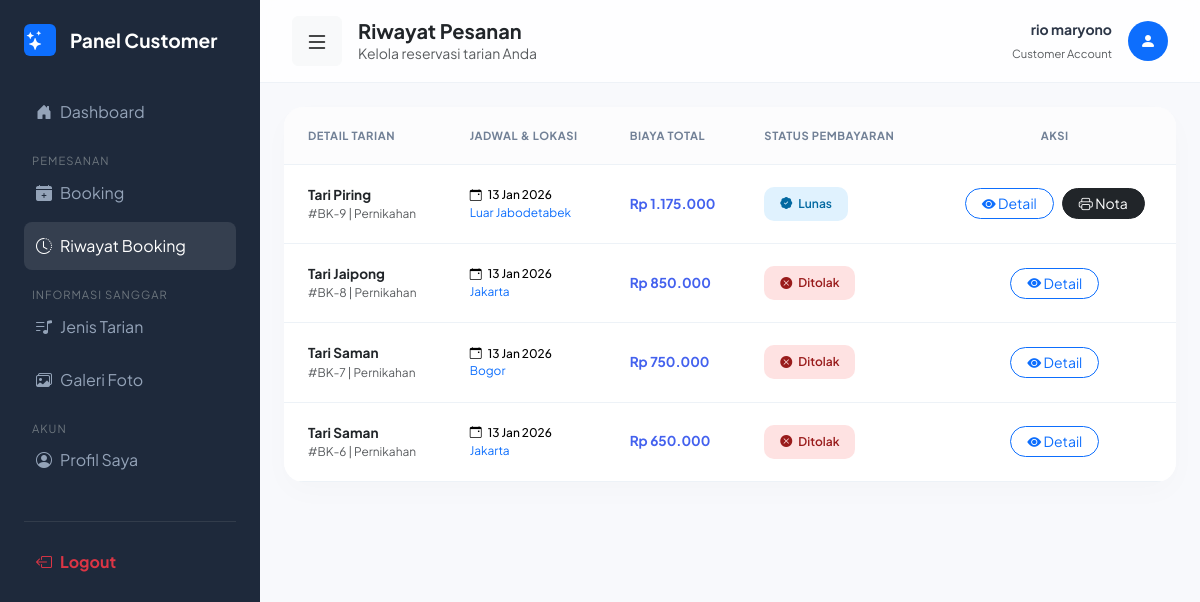
Screenshot of /customer/riwayat_booking.php (signed in) with the database file from the repository.
### tables this page shows
CREATE TABLE `bookings` (
  `id` int NOT NULL,
  `user_id` int NOT NULL,
  `kategori_alamat` text,
  `kategori_daerah` varchar(100) DEFAULT NULL,
  `id_tarian` int NOT NULL,
  `jenis_acara` varchar(50) DEFAULT NULL,
  `tanggal_booking` date NOT NULL,
  `jam_mulai` time NOT NULL,
  `total_harga` int DEFAULT NULL,
  `durasi_jam` int DEFAULT '1',
  `jumlah_penari` int DEFAULT '1',
  `status` enum('pending','diterima','ditolak') DEFAULT 'pending',
  `catatan` text,
  `alasan_tolak` text,
  `created_at` timestamp NULL DEFAULT CURRENT_TIMESTAMP,
  `bukti_pembayaran` varchar(255) DEFAULT NULL,
  `status_bayar` enum('belum','menunggu verifikasi','lunas') DEFAULT 'belum'
);

CREATE TABLE `tarian` (
  `id` int NOT NULL,
  `nama_tarian` varchar(100) NOT NULL,
  `asal_daerah` varchar(100) DEFAULT NULL,
  `harga_dasar` int DEFAULT NULL,
  `alamat` varchar(255) DEFAULT NULL,
  `deskripsi` text,
  `gambar` varchar(255) DEFAULT NULL,
  `minimal_penari` int DEFAULT '1'
);

### customer/riwayat_booking.php (the view, shortened to what this page needs)
<?php
include "../config/koneksi.php";
$conn = $koneksi;
$user_id = $_SESSION['user_id'];
$nama    = $_SESSION['nama_lengkap'];
$query = "SELECT bookings.*, tarian.nama_tarian
          FROM bookings
          LEFT JOIN tarian ON bookings.id_tarian = tarian.id
          WHERE bookings.user_id = ?
          ORDER BY bookings.id DESC";
$stmt = $conn->prepare($query);
$stmt->bind_param("i", $user_id);
$stmt->execute();
$result = $stmt->get_result();
?>
<!DOCTYPE html>
<html lang="id">
<head>
    <link href="https://cdn.jsdelivr.net/npm/bootstrap@5.3.2/dist/css/bootstrap.min.css" rel="stylesheet">
    <link href="https://cdn.jsdelivr.net/npm/bootstrap-icons/font/bootstrap-icons.css" rel="stylesheet">
</head>
<body>
    <?php include "sidebar_customer.php"; ?>
    <div class="main-content" id="content">
        <nav class="top-nav">
            <div class="d-flex align-items-center">
                <button id="btn-hamburger" class="btn btn-light me-3">
                    <i class="bi bi-list fs-4"></i>
                </button>
                <div>
                    <h5 class="mb-0 fw-bold text-dark">Riwayat Pesanan</h5>
                    <p class="text-muted small mb-0">Kelola reservasi tarian Anda</p>
                </div>
            </div>
            <div class="user-info d-flex align-items-center gap-3">
                <div class="text-end d-none d-sm-block">
                    <span class="small fw-bold d-block"><?= $nama ?></span>
                    <span class="text-muted" style="font-size: 0.7rem;">Customer Account</span>
                </div>
                <div class="bg-primary text-white rounded-circle d-flex align-items-center justify-content-center" style="width:40px; height:40px;">
                    <i class="bi bi-person-fill"></i>
                </div>
            </div>
        </nav>
        <div class="container-fluid p-4">
            <div class="card card-history">
                <div class="table-responsive">
                    <table class="table mb-0">
                        <thead>
                            <tr>
                                <th class="ps-4">Detail Tarian</th>
                                <th>Jadwal & Lokasi</th>
                                <th>Biaya Total</th>
                                <th>Status Pembayaran</th>
                                <th class="text-center">Aksi</th>
                            </tr>
                        </thead>
<tbody>
    <?php if ($result->num_rows > 0): ?>
        <?php while($row = $result->fetch_assoc()): ?>
        <?php
            $data_json = htmlspecialchars(json_encode($row), ENT_QUOTES, 'UTF-8');
            $status = strtolower($row['status']);
            $status_bayar = strtolower($row['status_bayar']);
            if ($status_bayar == 'lunas') {
                $class = "status-lunas"; $icon = "bi-patch-check-fill"; $statusText = "Lunas";
            } elseif ($status_bayar == 'menunggu verifikasi') {
                $class = "status-pending"; $icon = "bi-clock-history"; $statusText = "Menunggu Verifikasi";
            } elseif ($status == 'diterima' && $status_bayar == 'belum') {
                $class = "status-pending"; $icon = "bi-wallet2"; $statusText = "Menunggu Pembayaran";
            } elseif ($status == 'ditolak') {
                $class = "status-ditolak"; $icon = "bi-x-circle-fill"; $statusText = "Ditolak";
            } else {
                $class = "status-pending"; $icon = "bi-hourglass-split"; $statusText = "Menunggu Persetujuan";
            }
        ?>
        <tr>
            <td class="ps-4">
                <div class="fw-bold text-dark"><?= $row['nama_tarian'] ?></div>
                <div class="text-muted small">#BK-<?= $row['id'] ?> | <?= $row['jenis_acara'] ?></div>
            </td>
            <td>
                <div class="small fw-medium"><i class="bi bi-calendar-event me-1"></i> <?= date('d M Y', strtotime($row['tanggal_booking'])) ?></div>
                <div class="text-primary small"><?= $row['kategori_daerah'] ?></div>
            </td>
            <td><span class="price-text">Rp <?= number_format($row['total_harga'], 0, ',', '.') ?></span></td>
            <td>
                <div class="badge-custom <?= $class ?>">
                    <i class="bi <?= $icon ?>"></i> <?= $statusText ?>
                </div>
            </td>
            <td class="text-center">
                <div class="d-flex justify-content-center gap-2">
                    <button class="btn btn-sm btn-outline-primary rounded-pill px-3" onclick='tampilDetail(<?= $data_json ?>)'>
                        <i class="bi bi-eye-fill"></i> Detail
                    </button>
                    <?php if($status_bayar == 'lunas'): ?>
                        <a href="cetak_nota.php?id=<?= $row['id'] ?>" target="_blank" class="btn btn-sm btn-dark rounded-pill px-3">
                            <i class="bi bi-printer"></i> Nota
                        </a>
                    <?php endif; ?>
                </div>
            </td>
        </tr>
        <?php endwhile; ?>
    <?php else: ?>
        <tr>
            <td colspan="5" class="text-center py-5 text-muted">Belum ada riwayat pemesanan.</td>
        </tr>
    <?php endif; ?>
</tbody>
                    </table>
                </div>
            </div>
        </div>
    </div>
</body>
</html>

### customer/riwayat_booking.php (style rules this page uses)
:root { --sidebar-dark: #1e293b; --primary: #4361ee; --soft-bg: #f8f9fc; --white: #ffffff; --text-main: #2d3748; }
body { font-family: 'Plus Jakarta Sans', sans-serif; background: var(--soft-bg); margin: 0; color: var(--text-main); overflow-x: hidden; }
.main-content { margin-left: 260px; transition: 0.3s; min-height: 100vh; }
.top-nav { background: rgba(255, 255, 255, 0.8); backdrop-filter: blur(10px); padding: 1rem 2rem; border-bottom: 1px solid #eef2f7; display: flex; align-items: center; justify-content: space-between; position: sticky; top: 0; z-index: 999; }
.card-history { border: none; border-radius: 20px; box-shadow: 0 10px 30px rgba(0,0,0,0.02); background: var(--white); overflow: hidden; }
.table thead th { background-color: #fcfcfd; text-transform: uppercase; font-size: 0.7rem; letter-spacing: 0.05em; font-weight: 700; color: #718096; padding: 1.25rem 1rem; border-bottom: 1px solid #edf2f7; }
.table tbody td { padding: 1.25rem 1rem; vertical-align: middle; font-size: 0.85rem; border-bottom: 1px solid #edf2f7; }
.badge-custom { padding: 0.5rem 1rem; font-weight: 600; font-size: 0.75rem; border-radius: 10px; display: inline-flex; align-items: center; gap: 6px; }
.status-ditolak { background-color: #fee2e2; color: #991b1b; }
.status-lunas { background-color: #e0f2fe; color: #0369a1; }
.price-text { font-weight: 700; color: var(--primary); }

### rows the page displays
bookings: id_tarian.nama_tarian "Tari Piring", id "9", jenis_acara "Pernikahan", tanggal_booking "13 Jan 2026", kategori_daerah "Luar Jabodetabek", total_harga "1.175.000", status_bayar "Lunas"
bookings: id_tarian.nama_tarian "Tari Jaipong", id "8", jenis_acara "Pernikahan", tanggal_booking "13 Jan 2026", kategori_daerah "Jakarta", total_harga "850.000", statusText "Ditolak"
bookings: id_tarian.nama_tarian "Tari Saman", id "7", jenis_acara "Pernikahan", tanggal_booking "13 Jan 2026", kategori_daerah "Bogor", total_harga "750.000", statusText "Ditolak"
bookings: id_tarian.nama_tarian "Tari Saman", id "6", jenis_acara "Pernikahan", tanggal_booking "13 Jan 2026", kategori_daerah "Jakarta", total_harga "650.000", statusText "Ditolak"

### other values shown
$nama "rio maryono"
